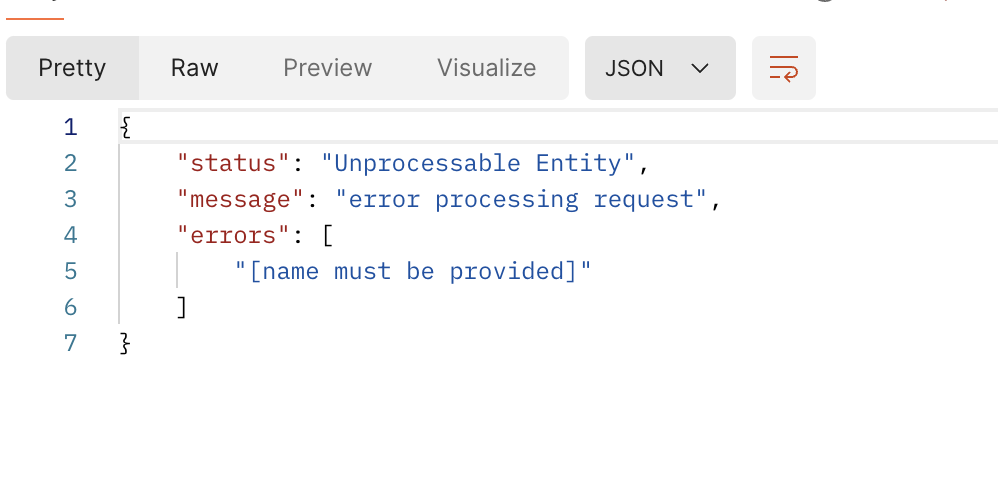
#> input picture source-image.jpg, 998 x 502 px
$ python convert.py
#> lines starting #> are read from the running program, lines starting #| are printed output that depends on the picture; after the words box and inside, x2 and y2 are one past the last pixel; in counts of white or black regions, pixels touching at a corner belong together
import cv2
import numpy as np

# Load the source image
source_image = cv2.imread('source-image.jpg')
#> source_image is the input picture: shape (502, 998, 3); mean B, G, R 250.7, 250.1, 250.1

# Create a mask with the same dimensions as the source image
mask = np.ones_like(source_image) * 255

# Define the region of the object to be removed (e.g., a rectangle)
start_point = (100, 100)
end_point = (300, 300)
color = (0, 0, 0)  # Black color for the object
thickness = -1  # Fill the rectangle

# Draw the rectangle on the mask
mask = cv2.rectangle(mask, start_point, end_point, color, thickness)

# Save the mask
cv2.imwrite('object-mask.png', mask)
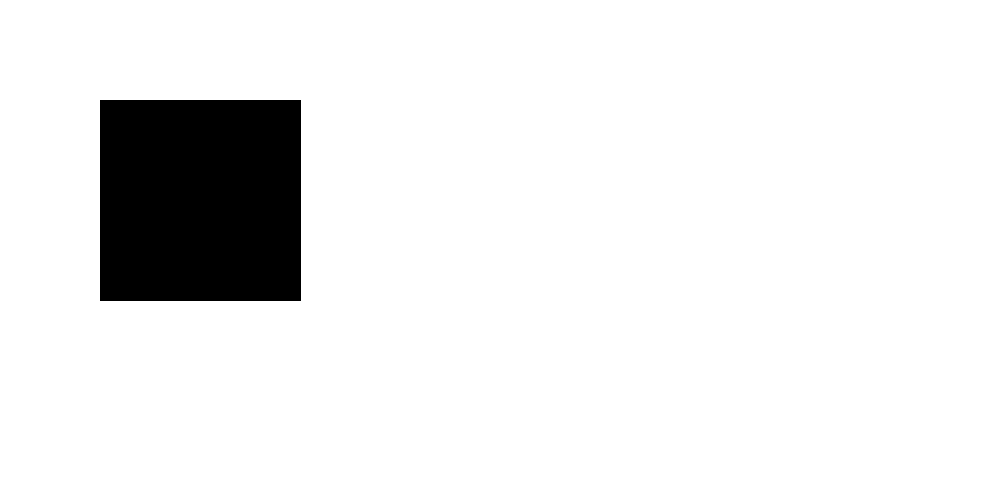
#> saved as object-mask.png: shape (502, 998, 3); 91.9% white; 1 black region, box (x1, y1, x2, y2) and area: (100, 100, 301, 301) 40401

$ run again, with postman-example.png saved as source-image.jpg
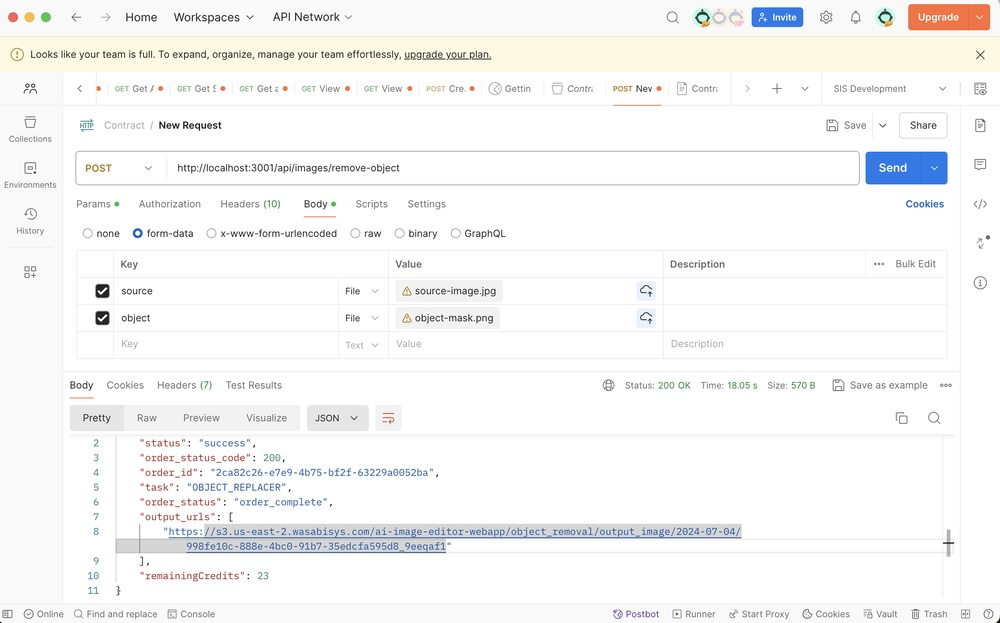
#> input picture postman-example.png, 1000 x 623 px, shrunk from 2440 x 1520 before the run
#> source_image is the input picture: shape (623, 1000, 3); mean B, G, R 246.2, 246.9, 246.9
#> `cv2.imwrite('object-mask.png', mask)`:
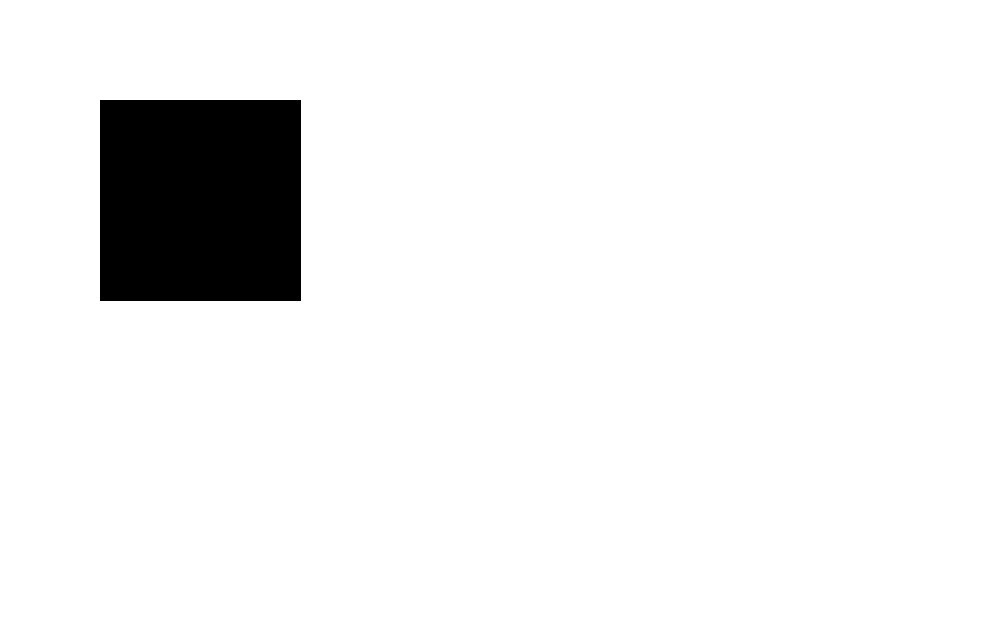
#> saved as object-mask.png: shape (623, 1000, 3); 93.5% white; 1 black region, box (x1, y1, x2, y2) and area: (100, 100, 301, 301) 40401
